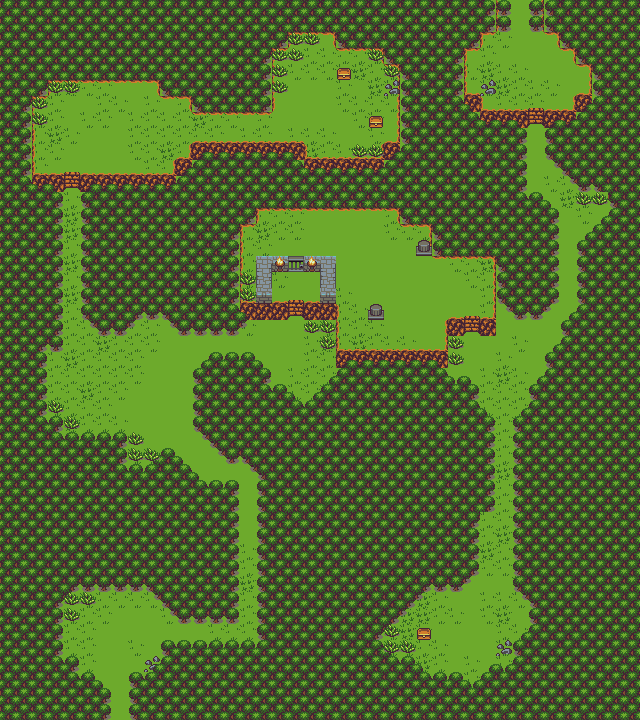

Rendered tile map (Tiled .tmx) drawn with the repository's tilesets; below, a short description and the map source with its tile grids summarised:
An orthogonal 40x45 tile map with 16x16 px tiles, 3 tile layers (background, background+, background++) and 19 objects (4x trigger, 2x event).

<map version="1.0" orientation="orthogonal" renderorder="right-down" width="40" height="45" tilewidth="16" tileheight="16" nextobjectid="30">
 <tileset firstgid="1" source="tileset.tsx" />
 <layer name="background" width="40" height="45">
  <data>[1800 cells, 1800 non-empty, 9 distinct tile ids]</data>
 </layer>
 <layer name="background+" width="40" height="45">
  <data>[1800 cells, 460 non-empty, 32 distinct tile ids]</data>
 </layer>
 <layer name="background++" width="40" height="45">
  <data>[1800 cells, 36 non-empty, 5 distinct tile ids]</data>
 </layer>
 <objectgroup name="#spritelayer">
  <object id="9" name="open_door" type="trigger" x="296" y="264">
   <ellipse />
  </object>
  <object id="10" name="trigger_chest" type="trigger" x="344" y="75">
   <ellipse />
  </object>
  <object id="11" name="trigger_chest" type="trigger" x="374" y="120">
   <ellipse />
  </object>
  <object id="12" name="trigger_chest" type="trigger" x="424" y="633">
   <ellipse />
  </object>
  <object id="13" x="128" y="720">
   <polyline points="0,0 0,-48 16,-48 32,-64 32,-80 128,-80 128,-240 112,-256 96,-256 64,-288 64,-352 80,-368 128,-368 144,-352 144,-336 160,-336 176,-320 208,-352 208,-368 192,-368 192,-384 176,-384 176,-400" />
  </object>
  <object id="14" x="112" y="720">
   <polyline points="0,0 0,-32 -16,-48 -32,-48 -32,-64 -48,-64 -48,-96 -32,-96 -32,-112 -16,-112 -16,-128 32,-128 64,-96 128,-96 128,-224 112,-240 96,-240 64,-272 32,-272 32,-288 -32,-288 -32,-304 -48,-304 -48,-320 -64,-320 -64,-368 -48,-368 -48,-544" />
  </object>
  <object id="15" x="80" y="176">
   <polyline points="0,0 0,144 16,160 48,160 64,144 80,144 96,160 160,160 176,144 208,144" />
  </object>
  <object id="16" x="64" y="176">
   <polyline points="0,0 -32,0 -32,-48 -16,-48 -16,-80 16,-80 16,-96 96,-96 96,-80 128,-80 128,-64 208,-64 208,-80 224,-80 224,-112 240,-112 240,-128 256,-128 256,-144 272,-144 272,-128 304,-128 304,-112 320,-112 320,-96 336,-96 336,-32 288,-32 288,-16 240,-16 240,-32 128,-32 128,-16 112,-16 112,0 16,0" />
  </object>
  <object id="17" x="288" y="320">
   <polyline points="0,0 0,-16 -16,-16 -16,-48 0,-48 0,-64 -32,-64 -32,-48" />
  </object>
  <object id="18" x="304" y="320">
   <polyline points="0,0 0,-16 16,-16 16,-48 0,-48 0,-64 32,-64 32,-16" />
  </object>
  <object id="19" x="256" y="304">
   <polyline points="0,0 -16,0 -16,-80 0,-80 0,-96 144,-96 144,-80 176,-80 176,-64 160,-64 160,-48 176,-48 240,-48 240,16 224,16 224,32" />
  </object>
  <object id="20" x="464" y="336">
   <polyline points="0,0 0,-16 -16,-16 -16,16 -128,16 -128,-32" />
  </object>
  <object id="21" x="368" y="304">
   <polyline points="0,0 0,16 16,16 16,0 0,0" />
  </object>
  <object id="22" x="464" y="336">
   <polyline points="0,0 0,32 -16,32 -16,48 0,48 16,64 32,80 32,176 16,176 16,240 0,256 -32,256 -64,288 -64,304 -48,304 -48,320 -32,336 0,336 0,352 16,352 16,336 32,336 48,320 48,304 64,288 64,272 48,256 48,80 64,64 64,48 80,32 80,16 96,0 112,-16 112,-32 112,-96 144,-128 112,-128 112,-144 80,-176 80,-208" />
  </object>
  <object id="23" x="528" y="128">
   <polyline points="0,0 0,64 16,64 32,80 32,176 16,192 -16,192 -32,176" />
  </object>
  <object id="24" x="528" y="128">
   <polyline points="0,0 0,-16 -48,-16 -48,-32 -64,-32 -64,-80 -48,-80 -48,-96 -32,-96 -16,-96 -16,-128" />
  </object>
  <object id="25" x="528" y="0">
   <polyline points="0,0 0,32 32,32 32,48 48,48 48,64 64,64 64,96 48,96 48,112 16,112 16,128" />
  </object>
  <object id="27" name="exit_forest" type="event" x="112" y="704" width="16" height="16" />
  <object id="29" name="exit_forest" type="event" x="512" y="16" width="16" />
 </objectgroup>
</map>